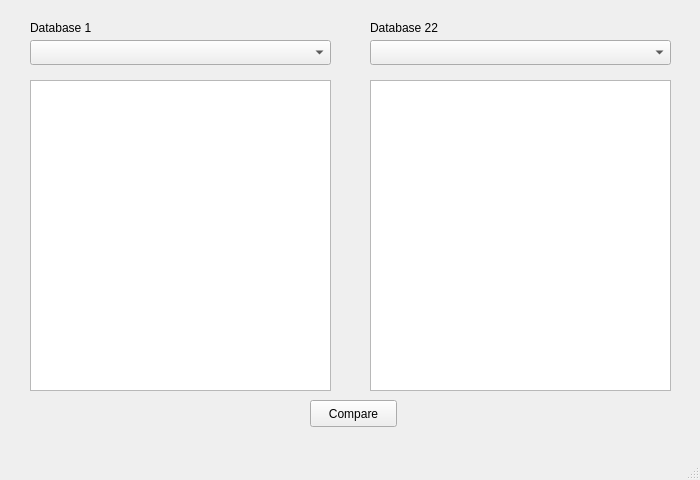
<?xml version="1.0" encoding="UTF-8"?>
<ui version="4.0">
 <class>Step2</class>
 <widget class="QMainWindow" name="Step2">
  <property name="geometry">
   <rect>
    <x>0</x>
    <y>0</y>
    <width>700</width>
    <height>480</height>
   </rect>
  </property>
  <property name="minimumSize">
   <size>
    <width>700</width>
    <height>480</height>
   </size>
  </property>
  <property name="maximumSize">
   <size>
    <width>700</width>
    <height>480</height>
   </size>
  </property>
  <property name="windowTitle">
   <string>DB-MigrationTool - Step 2 - Compare and Migrate</string>
  </property>
  <widget class="QWidget" name="centralwidget">
   <widget class="QComboBox" name="cmbFirstDB">
    <property name="geometry">
     <rect>
      <x>30</x>
      <y>40</y>
      <width>301</width>
      <height>25</height>
     </rect>
    </property>
    <property name="currentText">
     <string/>
    </property>
   </widget>
   <widget class="QComboBox" name="cmbSecondDB">
    <property name="geometry">
     <rect>
      <x>370</x>
      <y>40</y>
      <width>301</width>
      <height>25</height>
     </rect>
    </property>
   </widget>
   <widget class="QTableView" name="tabFirstDB">
    <property name="geometry">
     <rect>
      <x>30</x>
      <y>80</y>
      <width>301</width>
      <height>311</height>
     </rect>
    </property>
   </widget>
   <widget class="QTableView" name="tabSecondDB">
    <property name="geometry">
     <rect>
      <x>370</x>
      <y>80</y>
      <width>301</width>
      <height>311</height>
     </rect>
    </property>
   </widget>
   <widget class="QPushButton" name="btnCompare">
    <property name="geometry">
     <rect>
      <x>310</x>
      <y>400</y>
      <width>87</width>
      <height>27</height>
     </rect>
    </property>
    <property name="text">
     <string>Compare</string>
    </property>
   </widget>
   <widget class="QLabel" name="label">
    <property name="geometry">
     <rect>
      <x>30</x>
      <y>20</y>
      <width>71</width>
      <height>16</height>
     </rect>
    </property>
    <property name="text">
     <string>Database 1</string>
    </property>
   </widget>
   <widget class="QLabel" name="label_2">
    <property name="geometry">
     <rect>
      <x>370</x>
      <y>20</y>
      <width>71</width>
      <height>16</height>
     </rect>
    </property>
    <property name="text">
     <string>Database 22</string>
    </property>
   </widget>
  </widget>
  <widget class="QStatusBar" name="statusBar"/>
 </widget>
 <resources/>
 <connections/>
</ui>
